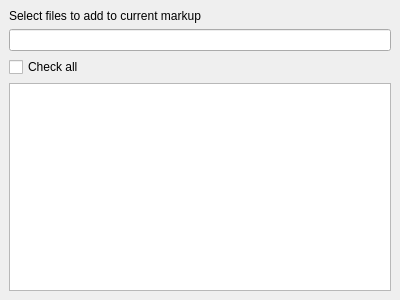
<?xml version="1.0" encoding="UTF-8"?>
<ui version="4.0">
 <class>WebDialogAddChromatogramms</class>
 <widget class="QWidget" name="WebDialogAddChromatogramms">
  <property name="geometry">
   <rect>
    <x>0</x>
    <y>0</y>
    <width>400</width>
    <height>300</height>
   </rect>
  </property>
  <property name="windowTitle">
   <string>Form</string>
  </property>
  <layout class="QVBoxLayout" name="verticalLayout">
   <property name="spacing">
    <number>0</number>
   </property>
   <property name="leftMargin">
    <number>0</number>
   </property>
   <property name="topMargin">
    <number>0</number>
   </property>
   <property name="rightMargin">
    <number>0</number>
   </property>
   <property name="bottomMargin">
    <number>0</number>
   </property>
   <item>
    <widget class="QStackedWidget" name="stackedWidget">
     <property name="currentIndex">
      <number>2</number>
     </property>
     <widget class="QWidget" name="choisePage">
      <layout class="QVBoxLayout" name="verticalLayout_2">
       <item>
        <widget class="QLabel" name="choiseSubHeaderLabel">
         <property name="text">
          <string>Select the type of data to be added</string>
         </property>
        </widget>
       </item>
       <item>
        <widget class="QRadioButton" name="radioButtonReference">
         <property name="text">
          <string>Add reference</string>
         </property>
        </widget>
       </item>
       <item>
        <widget class="QRadioButton" name="radioButtonChromas">
         <property name="text">
          <string>Add chromatogramms</string>
         </property>
        </widget>
       </item>
       <item>
        <spacer name="verticalSpacer">
         <property name="orientation">
          <enum>Qt::Vertical</enum>
         </property>
         <property name="sizeHint" stdset="0">
          <size>
           <width>20</width>
           <height>40</height>
          </size>
         </property>
        </spacer>
       </item>
      </layout>
     </widget>
     <widget class="QWidget" name="referencePage">
      <layout class="QVBoxLayout" name="verticalLayout_3">
       <item>
        <widget class="QLabel" name="referenceSubHeaderLabel">
         <property name="text">
          <string>Select a reference to add to markup</string>
         </property>
        </widget>
       </item>
       <item>
        <widget class="QComboBox" name="referenceCombo"/>
       </item>
       <item>
        <spacer name="verticalSpacer_2">
         <property name="orientation">
          <enum>Qt::Vertical</enum>
         </property>
         <property name="sizeHint" stdset="0">
          <size>
           <width>20</width>
           <height>40</height>
          </size>
         </property>
        </spacer>
       </item>
      </layout>
     </widget>
     <widget class="QWidget" name="chromaPage">
      <layout class="QVBoxLayout" name="verticalLayout_4">
       <item>
        <widget class="QLabel" name="chromasSubHeaderLabel">
         <property name="text">
          <string>Select files to add to current markup</string>
         </property>
        </widget>
       </item>
       <item>
        <widget class="QLineEdit" name="searchLine"/>
       </item>
       <item>
        <widget class="QCheckBox" name="checkAllChromasBox">
         <property name="text">
          <string>Check all</string>
         </property>
        </widget>
       </item>
       <item>
        <widget class="QTreeView" name="chromasView">
         <property name="editTriggers">
          <set>QAbstractItemView::NoEditTriggers</set>
         </property>
         <property name="showDropIndicator" stdset="0">
          <bool>false</bool>
         </property>
         <property name="sortingEnabled">
          <bool>true</bool>
         </property>
         <property name="animated">
          <bool>true</bool>
         </property>
         <attribute name="headerVisible">
          <bool>false</bool>
         </attribute>
        </widget>
       </item>
      </layout>
     </widget>
    </widget>
   </item>
  </layout>
 </widget>
 <resources/>
 <connections/>
</ui>
